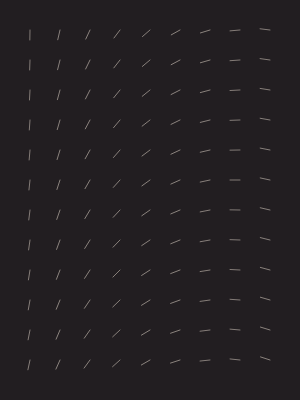
Frame 1 (no input)
Frame 60 (no input): identical to frame 1, image omitted
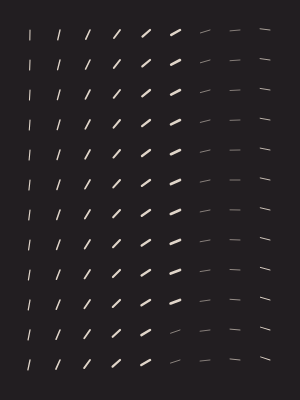
Frame 120 (the mouse pressed at the canvas centre since frame 60)

The p5.js sketch that drew these frames (run headless with seeded random() and noise() and a simulated clock; from frame 60 on, the mouse is pressed at the canvas centre):

// p5.js sketch
// ── sketch.js
function setup() {
  let cnv = createCanvas(300, 400);
  angleMode(DEGREES);
}

function draw() {
  background("#221e21");
  stroke("#e0d5c9");

  let angle = 0;
  let strokeW = 1;
  let maxStroke = map(mouseY, 0, height, 0.5, 5);

  for (let i = 30; i <= width - 30; i += 30) {
    for (let j = 30; j <= height - 30; j += 30) {
      angle += 1;
      strokeW += 0.025;
      strokeWeight(constrain(strokeW % maxStroke, 0.5, 5));

      push();
      translate(i, j);
      rotate(angle);
      line(0, 0, 0, 10);
      pop();
    }
  }
}

// ── style.css
* {
  margin: 0;
  padding: 0;
  box-sizing: border-box;
  user-select: none;
  font-family: "Poppins", sans-serif;
}

body {
  width: 100vw;
  height: 100vh;
  display: flex;
  justify-content: center;
  align-items: center;
  flex-direction: column;
  background-color: #221e21;
  overflow: hidden;
}

canvas {
  display: block;
  position: relative;
}
